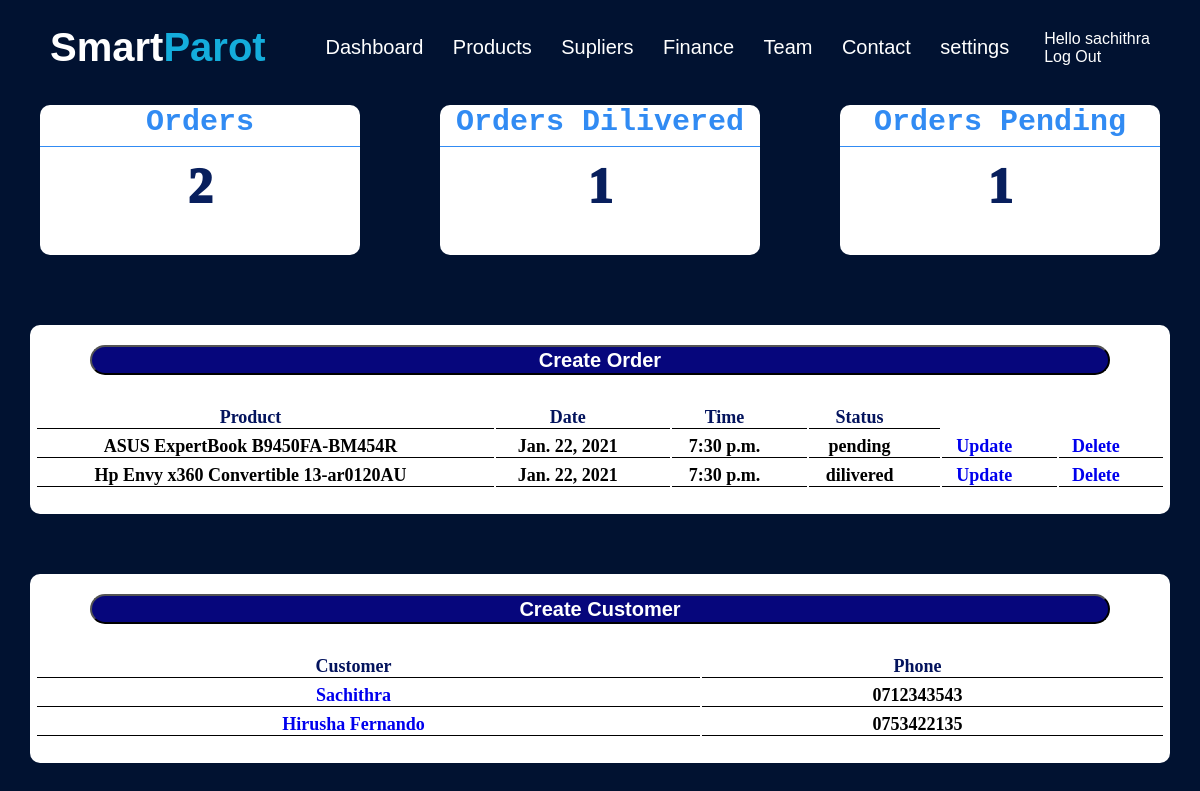
The page /crm (signed in) on the database as committed earlier.
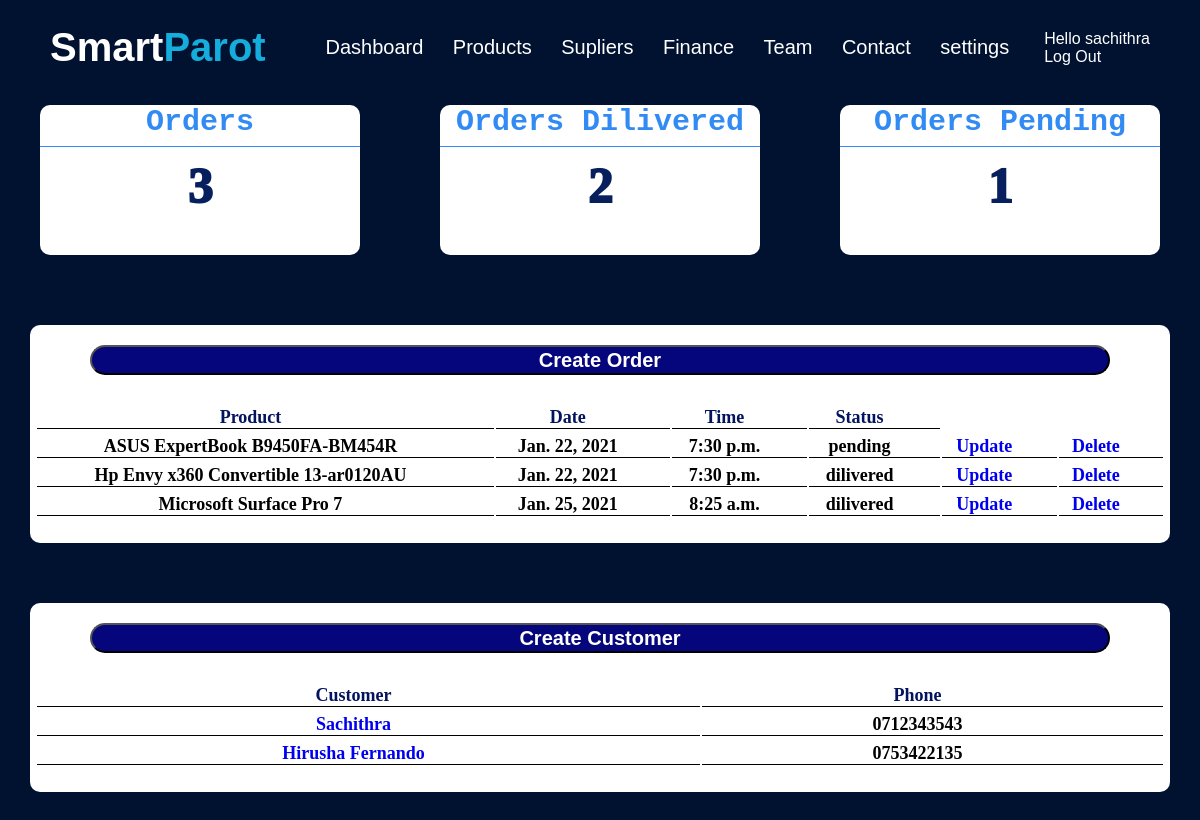
The same page on the database as committed later.
### web1/models.py (models this page shows, shortened)
class Order(models.Model):
    customer = models.ForeignKey(Customer,on_delete=models.SET_NULL,blank=True,null=True)
    product =  models.ForeignKey(Products,on_delete=models.SET_NULL,blank=True,null=True)
    status = models.CharField(max_length=200,blank=True,null=True,choices=STATUS_CHOICES)
    date_created =models.DateTimeField(auto_now_add=set,null=True)
    note = models.CharField(max_length=2000,null=True,blank=True)

class Products(models.Model):
    name = models.CharField(max_length=200,blank=True,null=True)
    picture = models.ImageField(blank=True,null=True)
    price = models.IntegerField(blank=True,null=True)
    qtn = models.IntegerField(blank=True,null=True)
    category = models.CharField(max_length=40,blank=True,null=True,choices=CATEGORY_CHOICES)
    description = models.TextField(blank=True,null=True)
    date_created = models.DateTimeField(auto_now_add=set, null=True)

class Customer(models.Model):
    user = models.OneToOneField(User,null=True,on_delete=models.CASCADE)
    name = models.CharField(max_length=200,null=True,blank=True)
    phone = models.CharField(max_length=10,null=True,blank=True)
    email= models.EmailField(null=True,blank=True)
    profile_picture = models.ImageField(null=True,blank=True )
    date_created = models.DateTimeField(auto_now_add=set,null=True)

### web1/decorators.py (the view)
    def wrapper_func(request,*args,**kwargs):
        group = None
        if request.user.groups.exists():
            group = request.user.groups.all()[0].name
        if group == "Customer":
            return redirect("userpage")
        if group == "admin":
            return view_func(request,*args,**kwargs)

### web1/views.py (called while the page is built)
@login_required(login_url="login")
@admin_only
def home(request):
    customers = Customer.objects.all()
    order_items = Order.objects.all()
    orders= order_items.count()
    pending_orders = Order.objects.filter(status="pending").count()
    dilivered_orders = Order.objects.filter(status="dilivered").count()
    context={
        "order_item": order_items,
        "pending_orders":pending_orders,
        "orders":orders,
        "dilivered_orders":dilivered_orders,
        "customers":customers
    }
    return render(request,'web1/dashbord.html',context)

### web1/templates/web1/dashbord.html (shortened to what this page needs)
{% extends "web1/base.html" %}
{% block body %}
{% include 'web1/status.html' %}
<div class="dash-row">
    <div class="dash-col" >
        <div class="button-dash">
            <button><a href="{% url 'createorder' %}">Create Order</a></button>
        </div>
       <div class="dash-card">
            <table>
                <tr class="heading">
                    <th>Product</th>
                    <th>Date </th>
                    <th>Time</th>
                    <th>Status</th>
                </tr>
                {% for order in order_item %}
                <tr>
                    <th>{{order.product.name}}</th>
                    <th>{{order.date_created.date}}</th>
                    <th>{{order.date_created.time}}</th>
                    <th>{{order.status}}</th>
                    <th><a href="{% url 'updateorder' order.id %}">Update</a></th>
                    <th><a href="{% url 'deleteorder' order.id %}">Delete</a></th>
                </tr>
                {% endfor %}
            </table>
        </div>
    </div>
    <div class="dash-col" id="dash-col">
        <div class="button-dash">
            <button><a href="{% url 'createcustomer' %}">Create Customer</a></button>
        </div>
        <div class="dash-card">
            <table>
                <tr class="heading">
                    <th>Customer</th>
                    <th>Phone</th>
                </tr>
                {% for cusomer in customers %}
                <tr>
                    <th><a href="{% url 'customers' cusomer.id %}">{{cusomer.name}}</a></th>
                    <th>{{cusomer.phone}}</th>
                </tr>
                {% endfor %}
            </table>
        </div>
    </div>
</div>
{% endblock %}

Rows that differ between the two databases and show on the page:
added Order: product.name "Microsoft Surface Pro 7", date_created "Jan. 25, 2021", date_created.time "8:25 a.m.", status "dilivered"
Other text that changed with them:
{{ orders }}: "2" → "3"
{{ dilivered_orders }}: "1" → "2"
